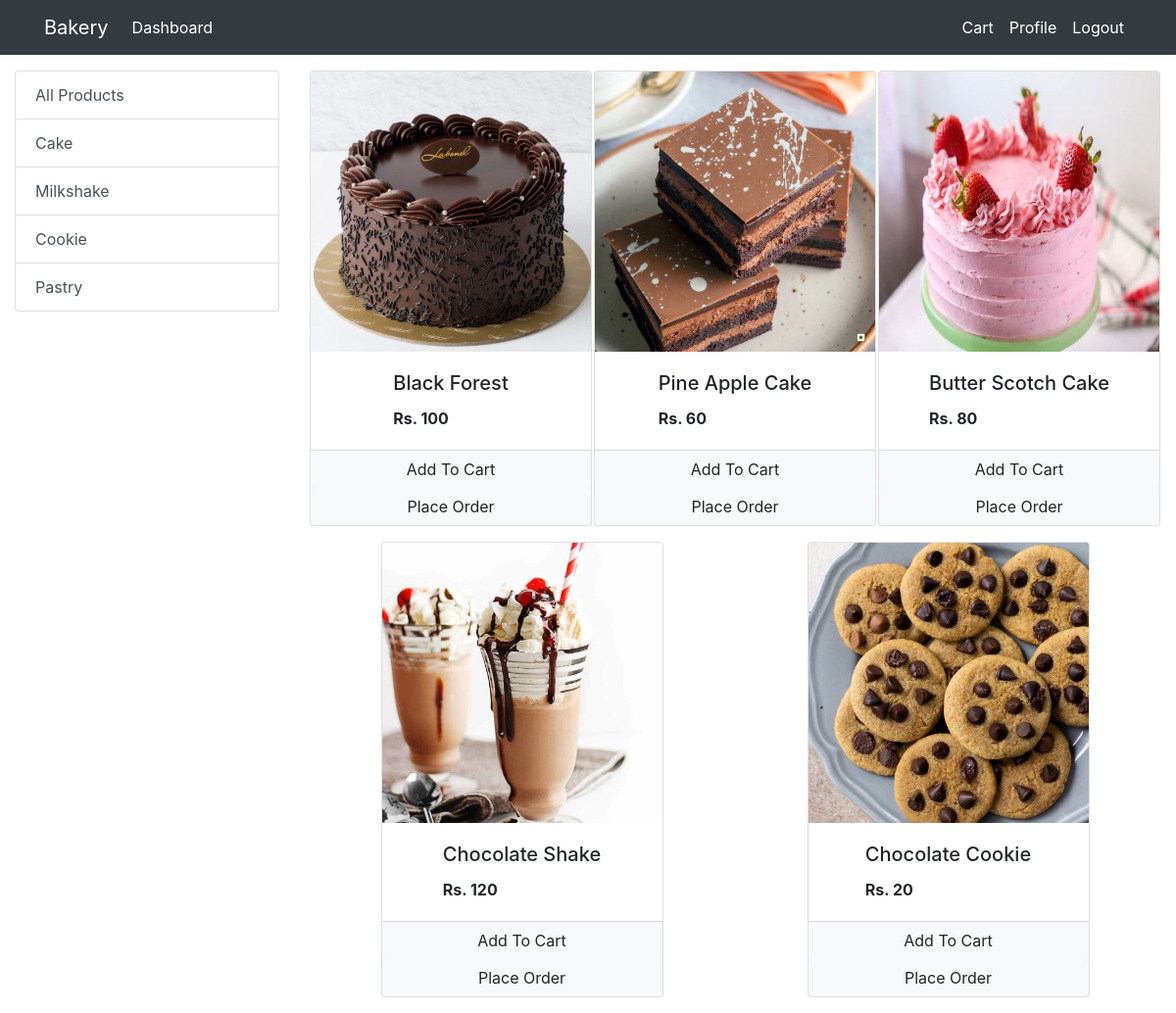
The page / on the database its author committed.
### Bakery/models.py (models this page shows, shortened)
class Category(models.Model):
    name = models.CharField(max_length=100)
    @staticmethod
    def get_all_categories():
        return Category.objects.all()

class Product(models.Model):
    name = models.CharField(max_length=100, null=True)
    quantity = models.PositiveIntegerField(null=True)
    price = models.PositiveIntegerField(null=True)
    category = models.ForeignKey(Category, on_delete=models.CASCADE,default=1)
    image = models.ImageField(upload_to='uploads/products/', default='default_image.jpeg')
    @staticmethod
    def get_all_products():
    	return Product.objects.all()

### Bakery/Views/views.py (the view, shortened to what this page needs)
# urls.py: path('', views.index.as_view(), name='Bakery-index'),
class index(View):
	def get(self,request):
		products = None
		categories = models.Category.get_all_categories()
		categoryID = request.GET.get('category')
		if categoryID:
			products = models.Product.get_all_products_by_categoryid(categoryID)
		else:
			products = models.Product.get_all_products()
		data = {'products':products,'categories':categories}
		return render(request, 'Bakery/index.html', data)

### templates/Bakery/index.html (shortened to what this page needs)
{%extends 'Partials/base.html'%}
{%block content%}
{% load cart%}
<div class="container-fluid">
	<div class="row">
			<div class="col-lg-3 mx-auto">
				<ul class="list-group mt-3">
					<a href="/" class="list-group-item list-group-item-action">All Products</a>
					{%for category in categories%}
				  <a href="/?category={{category.id}}" class="list-group-item list-group-item-action">{{category.name}}</a>
				  {%endfor%}
				</ul>
			</div>
			<div id ="products" class="col-lg-9 mx-auto">
				<div class="row mx-auto mt-3">
					{%for product in products%}
					<div class="card mx-auto mb-3" id={{product.id}} style="width: 18rem;">
						<img src="{{product.image.url}}" class="card-img-top" alt="Card image cap">
						<div class="card-body mx-auto">
							<h5 class="card-title">{{product.name}}</h5>
							<p class="card-text "><b>Rs. {{product.price}}</b></p>
						</div>
						<div class="card-footer p-0 no-gutters">
						{% if product|is_in_cart:request.session.cart %}
						<div class="row no-gutters">
							<form action="/#{{product.id}}" class="col-2 " method="post">
								{% csrf_token %}
								<input hidden type="text" name='product' value='{{product.id}}'>
								<input hidden type="text" name='remove' value='True'>
								<input type="submit" value=" - " class="btn btn-block btn-light border-right">
							</form>
							<div class="text-center col">{{product|cart_quantity:request.session.cart}} in Cart</div>
							<form action="/#{{product.id}}" class="col-2 " method="post">
								{% csrf_token %}
								<input hidden type="text" name='product' value='{{product.id}}'>
								<input type="submit" value=" + " class="btn btn-block btn-light border-left">
							</form>
						</div>
						{% else %}
						<form action="/#{{product.id}}" method="POST" class="btn-block">
							<input type="submit" class="float-right btn btn-light  form-control"
								value="Add To Cart">
						</form>
						{% endif %}
							<a href="#" class="float-right btn btn-light form-control ">Place Order</a>
						</div>
					</div>
					{%endfor%}
				</div>
			</div>
	</div>
</div>
{%endblock%}

### templates/Partials/base.html (shortened to what this page needs)
<!doctype html>
<html lang="en">
  <head>
    <link rel="stylesheet" href="https://cdn.jsdelivr.net/npm/bootstrap@4.6.1/dist/css/bootstrap.min.css">
  </head>
  <body>
    {% include 'partials/nav.html' %}
    {%block content %}{%endblock%}
  </body>
</html>

### templates/Partials/nav.html (shortened to what this page needs)
<nav class="navbar navbar-expand-lg navbar-info bg-dark">
        <div class="container">
            <a class="navbar-brand text-white" href="index.html">Bakery</a>
            <div class="collapse navbar-collapse" id="navbarSupportedContent">
                <ul class="navbar-nav mr-auto">
                    <li class="nav-item active">
                        <a class="nav-link text-white" href="#">Dashboard </a>
                    </li>
                </ul>
                <ul class="navbar-nav ml-auto">
                      <li class="nav-item active">
                        <a class="nav-link text-white" href="#">Cart </a>
                    </li>
                    <li class="nav-item active">
                        <a class="nav-link text-white" href="profile.html">Profile </a>
                    </li>
                    <li class="nav-item">
                        <a class="nav-link text-white" href="#">Logout</a>
                    </li>
                </ul>
            </div>
        </div>
    </nav>

### rows shown on the page
Category: name "Cake"
Category: name "Milkshake"
Category: name "Cookie"
Category: name "Pastry"
Product: {{ product.id }} 1 (drawn), image (picture), name "Black Forest", price "100"
Product: image (picture), name "Pine Apple Cake", price "60"
Product: image (picture), name "Butter Scotch Cake", price "80"
Product: image (picture), name "Chocolate Shake", price "120"
Product: image (picture), name "Chocolate Cookie", price "20"
